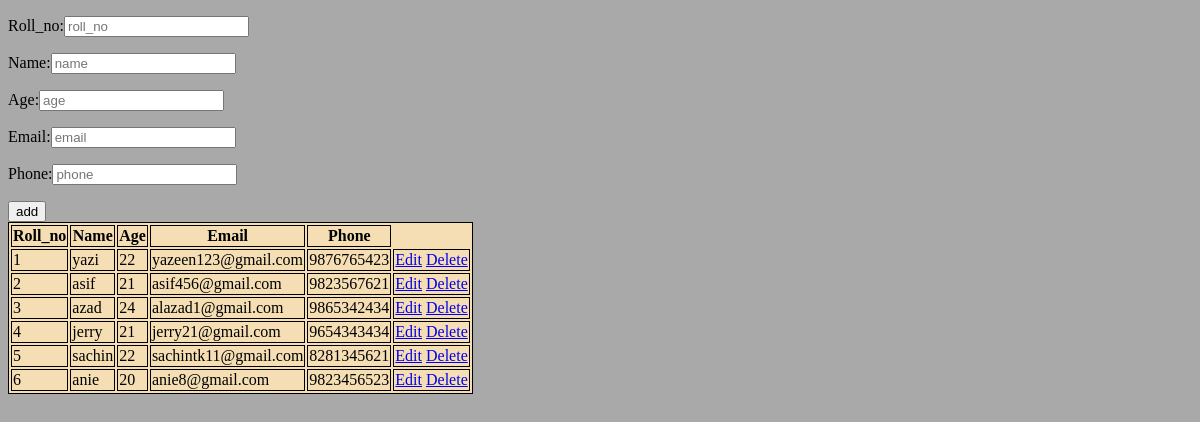
/disp_std, run on an earlier commit of the app's database.
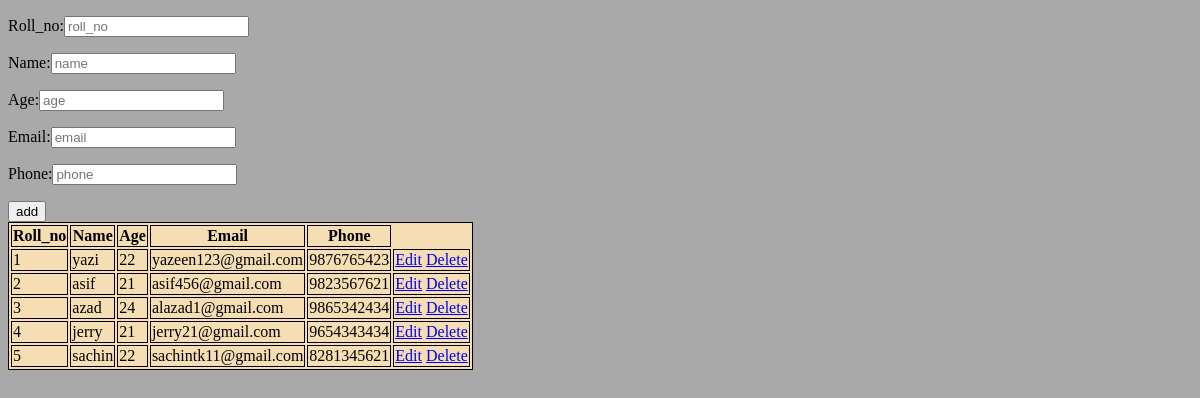
And on a later commit of the database.
### app1/models.py (models this page shows, shortened)
class student(models.Model):
    roll_no=models.IntegerField()
    name=models.TextField()
    age=models.IntegerField()
    email=models.EmailField()
    phone=models.IntegerField()

### app1/views.py (the view)
# urls.py: path('disp_std',views.disp_std),
def disp_std(req):
    data=student.objects.all()
    return render(req,'display_std.html',{'data':data})

### templates/display_std.html (shortened to what this page needs)
<!DOCTYPE html>
<html lang="en">
<head>
</head>
<body>
    <form action="add_std" method="post">
        <p>Roll_no:<input type="number" placeholder="roll_no" name="roll_no"></p>
        <p>Name:<input type="text" placeholder="name" name="name"></p>
        <p>Age:<input type="number" placeholder="age" name="age"></p>
        <p>Email:<input type="email" placeholder="email" name="email"></p>
        <p>Phone:<input type="tel" placeholder="phone" name="phone"></p>
        <input type="submit" value="add">
    </form>
    <table>
        <tr>
            <th>Roll_no</th>
            <th>Name</th>
            <th>Age</th>
            <th>Email</th>
            <th>Phone</th>
        </tr>
        {% for std in data %}
        <tr>
            <td>{{std.roll_no}}</td>
            <td>{{std.name}}</td>
            <td>{{std.age}}</td>
            <td>{{std.email}}</td>
            <td>{{std.phone}}</td>
            <td>
                <a href="edit_std/{{std.pk}}">Edit</a>
                <a href="delete_std/{{std.pk}}">Delete</a>
            </td>
        </tr>
        {% endfor %}
    </table>
</body>
</html>

What changed in the data, as far as the page shows it:
removed student: roll_no "6", name "anie", age "20", email "anie8@gmail.com", phone "9823456523"
